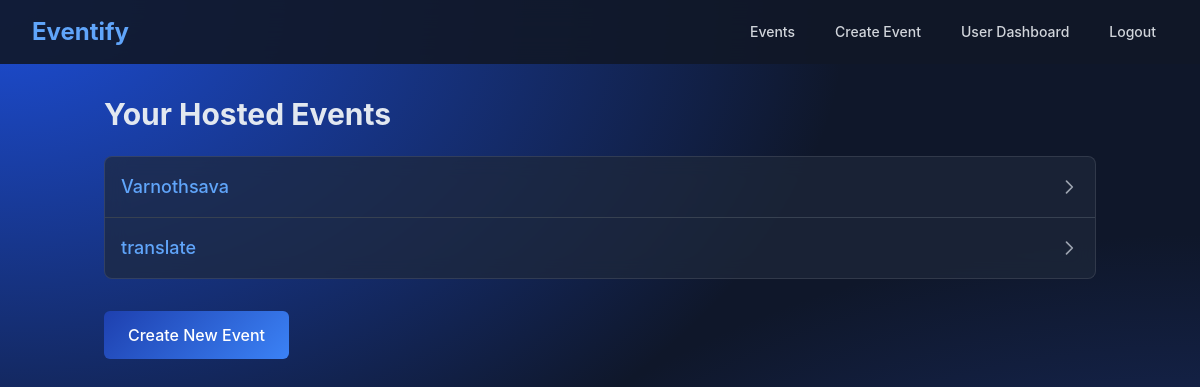
/event-dashboard/ (signed in), run on an earlier commit of the app's database.
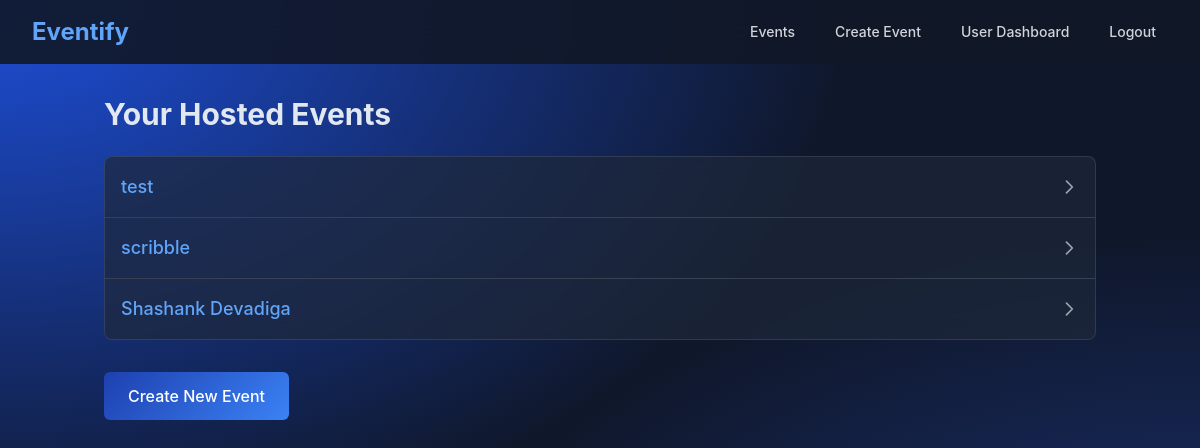
And on a later commit of the database.
### events/models.py (models this page shows, shortened)
class Event(models.Model):
    name = models.CharField(max_length=200)
    description = models.TextField()
    date = models.DateField(default=timezone.now)  # Set a default value
    time = models.TimeField()
    location = models.CharField(max_length=200)
    category = models.CharField(max_length=100)
    price = models.DecimalField(max_digits=10, decimal_places=2)
    image = models.ImageField(
        upload_to='event_images/',
        blank=True,
        null=True,
        default='/event_images/default.png'  # Path to the default image
    )
    organizer = models.ForeignKey(User, on_delete=models.CASCADE, default=1)

### events/views.py (the view)
# urls.py: path('event-dashboard/', views.event_dashboard, name='event_dashboard'),
@login_required
def event_dashboard(request):
    hosted_events = Event.objects.filter(organizer=request.user)
    return render(request, 'events/event_dashboard.html', {'hosted_events': hosted_events})

### events/templates/events/event_dashboard.html (shortened to what this page needs)
<!DOCTYPE html>
<html lang="en">
<head>
    <link href="https://cdnjs.cloudflare.com/ajax/libs/tailwindcss/2.2.19/tailwind.min.css" rel="stylesheet">
</head>
<body class="flex flex-col min-h-screen">
    <nav class="bg-gray-900 bg-opacity-90 backdrop-filter backdrop-blur-lg">
        <div class="max-w-7xl mx-auto px-4 sm:px-6 lg:px-8">
            <div class="flex items-center justify-between h-16">
                <div class="flex items-center">
                    <a href="{% url 'homepage' %}" class="text-2xl font-bold text-blue-400">Eventify</a>
                </div>
                <div class="hidden md:block">
                    <div class="ml-10 flex items-baseline space-x-4">
                        <a href="{% url 'event_list' %}" class="text-gray-300 hover:bg-gray-700 hover:text-white px-3 py-2 rounded-md text-sm font-medium">Events</a>
                        <a href="{% url 'event_create' %}" class="text-gray-300 hover:bg-gray-700 hover:text-white px-3 py-2 rounded-md text-sm font-medium">Create Event</a>
                        <a href="{% url 'dashboard' %}" class="text-gray-300 hover:bg-gray-700 hover:text-white px-3 py-2 rounded-md text-sm font-medium">User Dashboard</a>
                        {% if user.is_authenticated %}
                            <form action="{% url 'logout' %}" method="post" class="inline">
                                <button type="submit" class="text-gray-300 hover:bg-gray-700 hover:text-white px-3 py-2 rounded-md text-sm font-medium">Logout</button>
                            </form>
                        {% else %}
                            <a href="{% url 'login' %}" class="text-gray-300 hover:bg-gray-700 hover:text-white px-3 py-2 rounded-md text-sm font-medium">Login</a>
                            <a href="{% url 'register' %}" class="text-gray-300 hover:bg-gray-700 hover:text-white px-3 py-2 rounded-md text-sm font-medium">Register</a>
                        {% endif %}
                    </div>
                </div>
            </div>
        </div>
    </nav>
    <main class="flex-grow container mx-auto px-4 py-8">
        <h2 class="text-3xl font-bold mb-6">Your Hosted Events</h2>
        <div class="glass-card rounded-lg overflow-hidden">
            <ul class="divide-y divide-gray-700">
                {% for event in hosted_events %}
                    <li class="p-4 hover:bg-gray-800 transition duration-150 ease-in-out">
                        <a href="{% url 'event_stats' event.name %}" class="flex items-center justify-between">
                            <span class="text-lg font-medium text-blue-400">{{ event.name }}</span>
                            <svg class="w-5 h-5 text-gray-400" fill="none" stroke="currentColor" viewBox="0 0 24 24" xmlns="http://www.w3.org/2000/svg">
                                <path stroke-linecap="round" stroke-linejoin="round" stroke-width="2" d="M9 5l7 7-7 7"></path>
                            </svg>
                        </a>
                    </li>
                {% empty %}
                    <li class="p-4 text-center text-gray-300">You haven't hosted any events yet.</li>
                {% endfor %}
            </ul>
        </div>
        <a href="{% url 'event_create' %}" class="btn-primary inline-block mt-8 px-6 py-3 rounded-md text-white font-medium">Create New Event</a>
    </main>
</body>
</html>

What changed in the data, as far as the page shows it:
removed Event: name "Varnothsava"
removed Event: name "translate"
added Event: name "test"
added Event: name "scribble"
added Event: name "Shashank Devadiga"
